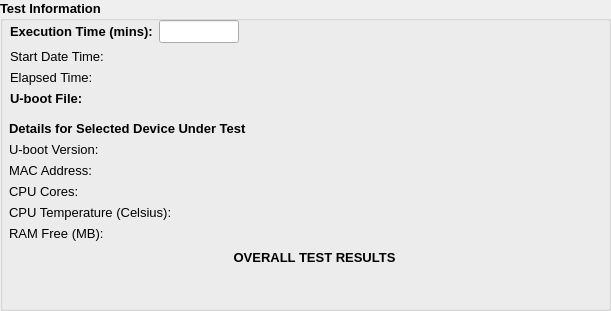
   <widget class="QGroupBox" name="groupBox_3">
    <property name="geometry">
     <rect>
      <x>600</x>
      <y>10</y>
      <width>611</width>
      <height>311</height>
     </rect>
    </property>
    <property name="font">
     <font>
      <pointsize>10</pointsize>
      <weight>75</weight>
      <bold>true</bold>
     </font>
    </property>
    <property name="title">
     <string>Test Information</string>
    </property>
    <property name="flat">
     <bool>true</bool>
    </property>
    <widget class="QWidget" name="formLayoutWidget">
     <property name="geometry">
      <rect>
       <x>10</x>
       <y>20</y>
       <width>611</width>
       <height>91</height>
      </rect>
     </property>
     <layout class="QFormLayout" name="formLayout">
      <property name="formAlignment">
       <set>Qt::AlignLeading|Qt::AlignLeft|Qt::AlignTop</set>
      </property>
      <item row="0" column="0">
       <widget class="QLabel" name="label_13">
        <property name="font">
         <font>
          <pointsize>10</pointsize>
         </font>
        </property>
        <property name="text">
         <string>Execution Time (mins):</string>
        </property>
       </widget>
      </item>
      <item row="0" column="1">
       <widget class="QLineEdit" name="executionTimeLineEdit">
        <property name="maximumSize">
         <size>
          <width>80</width>
          <height>16777215</height>
         </size>
        </property>
        <property name="font">
         <font>
          <weight>50</weight>
          <bold>false</bold>
         </font>
        </property>
       </widget>
      </item>
      <item row="1" column="0">
       <widget class="QLabel" name="label_4">
        <property name="font">
         <font>
          <pointsize>10</pointsize>
          <weight>50</weight>
          <bold>false</bold>
         </font>
        </property>
        <property name="text">
         <string>Start Date Time:</string>
        </property>
       </widget>
      </item>
      <item row="1" column="1">
       <widget class="QLabel" name="testStartTimeLabel">
        <property name="font">
         <font>
          <pointsize>10</pointsize>
          <weight>50</weight>
          <bold>false</bold>
         </font>
        </property>
        <property name="text">
         <string/>
        </property>
       </widget>
      </item>
      <item row="2" column="0">
       <widget class="QLabel" name="label_6">
        <property name="maximumSize">
         <size>
          <width>16777215</width>
          <height>30</height>
         </size>
        </property>
        <property name="font">
         <font>
          <pointsize>10</pointsize>
          <weight>50</weight>
          <bold>false</bold>
         </font>
        </property>
        <property name="text">
         <string>Elapsed Time: </string>
        </property>
       </widget>
      </item>
      <item row="2" column="1">
       <widget class="QLabel" name="testExecutionTimeLabel">
        <property name="font">
         <font>
          <pointsize>10</pointsize>
          <weight>50</weight>
          <bold>false</bold>
         </font>
        </property>
        <property name="text">
         <string/>
        </property>
       </widget>
      </item>
      <item row="3" column="0">
       <widget class="QLabel" name="uFileLabel">
        <property name="font">
         <font>
          <family>Arial</family>
          <pointsize>10</pointsize>
         </font>
        </property>
        <property name="text">
         <string>U-boot File:</string>
        </property>
       </widget>
      </item>
      <item row="3" column="1">
       <widget class="QLabel" name="ubootFileLabel">
        <property name="font">
         <font>
          <family>Arial</family>
          <pointsize>10</pointsize>
         </font>
        </property>
        <property name="text">
         <string/>
        </property>
       </widget>
      </item>
     </layout>
    </widget>
    <widget class="QWidget" name="verticalLayoutWidget_7">
     <property name="geometry">
      <rect>
       <x>9</x>
       <y>100</y>
       <width>611</width>
       <height>203</height>
      </rect>
     </property>
     <layout class="QVBoxLayout" name="verticalLayout_8">
      <item>
       <widget class="QLabel" name="label_7">
        <property name="font">
         <font>
          <pointsize>10</pointsize>
          <weight>75</weight>
          <bold>true</bold>
         </font>
        </property>
        <property name="text">
         <string>Details for Selected Device Under Test</string>
        </property>
        <property name="alignment">
         <set>Qt::AlignBottom|Qt::AlignLeading|Qt::AlignLeft</set>
        </property>
       </widget>
      </item>
      <item>
       <layout class="QFormLayout" name="formLayout_3">
        <property name="formAlignment">
         <set>Qt::AlignBottom|Qt::AlignLeading|Qt::AlignLeft</set>
        </property>
        <item row="0" column="0">
         <widget class="QLabel" name="label_8">
          <property name="maximumSize">
           <size>
            <width>16777215</width>
            <height>16777215</height>
           </size>
          </property>
          <property name="font">
           <font>
            <pointsize>10</pointsize>
            <weight>50</weight>
            <bold>false</bold>
           </font>
          </property>
          <property name="text">
           <string>U-boot Version: </string>
          </property>
         </widget>
        </item>
        <item row="0" column="1">
         <widget class="QLabel" name="ubootVersionLabel">
          <property name="font">
           <font>
            <pointsize>10</pointsize>
            <weight>50</weight>
            <bold>false</bold>
           </font>
          </property>
          <property name="text">
           <string/>
          </property>
         </widget>
        </item>
        <item row="1" column="0">
         <widget class="QLabel" name="label_9">
          <property name="font">
           <font>
            <pointsize>10</pointsize>
            <weight>50</weight>
            <bold>false</bold>
           </font>
          </property>
          <property name="text">
           <string>MAC Address:</string>
          </property>
         </widget>
        </item>
        <item row="1" column="1">
         <widget class="QLabel" name="macAddressLabel">
          <property name="font">
           <font>
            <pointsize>10</pointsize>
            <weight>50</weight>
            <bold>false</bold>
           </font>
          </property>
          <property name="text">
           <string/>
          </property>
         </widget>
        </item>
        <item row="2" column="0">
         <widget class="QLabel" name="label_10">
          <property name="font">
           <font>
            <pointsize>10</pointsize>
            <weight>50</weight>
            <bold>false</bold>
           </font>
          </property>
          <property name="text">
           <string>CPU Cores:</string>
          </property>
         </widget>
        </item>
        <item row="2" column="1">
         <widget class="QLabel" name="cpuCoresLabel">
          <property name="font">
           <font>
            <pointsize>10</pointsize>
            <weight>50</weight>
            <bold>false</bold>
           </font>
          </property>
          <property name="text">
           <string/>
          </property>
         </widget>
        </item>
        <item row="3" column="0">
         <widget class="QLabel" name="label_11">
          <property name="font">
           <font>
            <pointsize>10</pointsize>
            <weight>50</weight>
            <bold>false</bold>
           </font>
          </property>
          <property name="text">
           <string>CPU Temperature (Celsius):</string>
          </property>
         </widget>
        </item>
        <item row="3" column="1">
         <widget class="QLabel" name="cpuTemperatureLabel">
          <property name="font">
           <font>
            <pointsize>10</pointsize>
            <weight>50</weight>
            <bold>false</bold>
           </font>
          </property>
          <property name="text">
           <string/>
          </property>
         </widget>
        </item>
        <item row="4" column="0">
         <widget class="QLabel" name="label_12">
          <property name="font">
           <font>
            <pointsize>10</pointsize>
            <weight>50</weight>
            <bold>false</bold>
           </font>
          </property>
          <property name="text">
           <string>RAM Free (MB):</string>
          </property>
         </widget>
        </item>
        <item row="4" column="1">
         <widget class="QLabel" name="ramFreeLabel">
          <property name="font">
           <font>
            <pointsize>10</pointsize>
            <weight>50</weight>
            <bold>false</bold>
           </font>
          </property>
          <property name="text">
           <string/>
          </property>
         </widget>
        </item>
       </layout>
      </item>
      <item>
       <widget class="QLabel" name="label_5">
        <property name="maximumSize">
         <size>
          <width>16777215</width>
          <height>20</height>
         </size>
        </property>
        <property name="font">
         <font>
          <pointsize>10</pointsize>
          <weight>75</weight>
          <bold>true</bold>
         </font>
        </property>
        <property name="text">
         <string>OVERALL TEST RESULTS</string>
        </property>
        <property name="alignment">
         <set>Qt::AlignCenter</set>
        </property>
       </widget>
      </item>
      <item>
       <widget class="QLabel" name="overallTestStatusLabel">
        <property name="minimumSize">
         <size>
          <width>0</width>
          <height>30</height>
         </size>
        </property>
        <property name="maximumSize">
         <size>
          <width>16777215</width>
          <height>30</height>
         </size>
        </property>
        <property name="font">
         <font>
          <pointsize>20</pointsize>
          <weight>75</weight>
          <bold>true</bold>
         </font>
        </property>
        <property name="text">
         <string/>
        </property>
        <property name="alignment">
         <set>Qt::AlignCenter</set>
        </property>
       </widget>
      </item>
     </layout>
    </widget>
   </widget>
